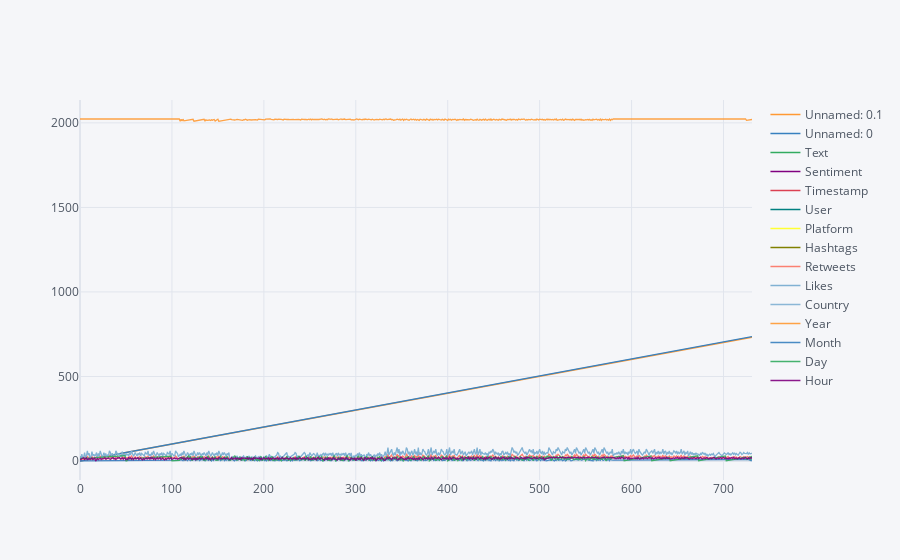

The notebook cell saved with this chart:
### Code cell
sent_data.iplot()

### Figure 1 — Plotly figure (JSON) as saved in the notebook; plotly's stock layout.template omitted (floating-point values rounded to 4 significant figures; data arrays with more than 128 entries replaced by an {"elided": "..."} marker saying what was removed)
{"data": [{"line": {"color": "rgba(255, 153, 51, 1.0)", "dash": "solid", "shape": "linear", "width": 1.3}, "mode": "lines", "name": "Unnamed: 0.1", "text": "", "type": "scatter", "x": {"elided": "732 int values"}, "y": {"elided": "732 int values"}}, {"line": {"color": "rgba(55, 128, 191, 1.0)", "dash": "solid", "shape": "linear", "width": 1.3}, "mode": "lines", "name": "Unnamed: 0", "text": "", "type": "scatter", "x": {"elided": "732 int values"}, "y": {"elided": "732 int values"}}, {"line": {"color": "rgba(50, 171, 96, 1.0)", "dash": "solid", "shape": "linear", "width": 1.3}, "mode": "lines", "name": "Text", "text": "", "type": "scatter", "x": {"elided": "732 int values"}, "y": {"elided": "732 str values"}}, {"line": {"color": "rgba(128, 0, 128, 1.0)", "dash": "solid", "shape": "linear", "width": 1.3}, "mode": "lines", "name": "Sentiment", "text": "", "type": "scatter", "x": {"elided": "732 int values"}, "y": {"elided": "732 str values"}}, {"line": {"color": "rgba(219, 64, 82, 1.0)", "dash": "solid", "shape": "linear", "width": 1.3}, "mode": "lines", "name": "Timestamp", "text": "", "type": "scatter", "x": {"elided": "732 int values"}, "y": {"elided": "732 str values"}}, {"line": {"color": "rgba(0, 128, 128, 1.0)", "dash": "solid", "shape": "linear", "width": 1.3}, "mode": "lines", "name": "User", "text": "", "type": "scatter", "x": {"elided": "732 int values"}, "y": {"elided": "732 str values"}}, {"line": {"color": "rgba(255, 255, 51, 1.0)", "dash": "solid", "shape": "linear", "width": 1.3}, "mode": "lines", "name": "Platform", "text": "", "type": "scatter", "x": {"elided": "732 int values"}, "y": {"elided": "732 str values"}}, {"line": {"color": "rgba(128, 128, 0, 1.0)", "dash": "solid", "shape": "linear", "width": 1.3}, "mode": "lines", "name": "Hashtags", "text": "", "type": "scatter", "x": {"elided": "732 int values"}, "y": {"elided": "732 str values"}}, {"line": {"color": "rgba(251, 128, 114, 1.0)", "dash": "solid", "shape": "linear", "width": 1.3}, "mode": "lines", "name": "Retweets", "text": "", "type": "scatter", "x": {"elided": "732 int values"}, "y": {"elided": "732 int values"}}, {"line": {"color": "rgba(128, 177, 211, 1.0)", "dash": "solid", "shape": "linear", "width": 1.3}, "mode": "lines", "name": "Likes", "text": "", "type": "scatter", "x": {"elided": "732 int values"}, "y": {"elided": "732 int values"}}, {"line": {"color": "rgba(128, 177, 211, 0.8999999999999999)", "dash": "solid", "shape": "linear", "width": 1.3}, "mode": "lines", "name": "Country", "text": "", "type": "scatter", "x": {"elided": "732 int values"}, "y": {"elided": "732 str values"}}, {"line": {"color": "rgba(255, 153, 51, 0.8999999999999999)", "dash": "solid", "shape": "linear", "width": 1.3}, "mode": "lines", "name": "Year", "text": "", "type": "scatter", "x": {"elided": "732 int values"}, "y": {"elided": "732 int values"}}, {"line": {"color": "rgba(55, 128, 191, 0.8999999999999999)", "dash": "solid", "shape": "linear", "width": 1.3}, "mode": "lines", "name": "Month", "text": "", "type": "scatter", "x": {"elided": "732 int values"}, "y": {"elided": "732 int values"}}, {"line": {"color": "rgba(50, 171, 96, 0.8999999999999999)", "dash": "solid", "shape": "linear", "width": 1.3}, "mode": "lines", "name": "Day", "text": "", "type": "scatter", "x": {"elided": "732 int values"}, "y": {"elided": "732 int values"}}, {"line": {"color": "rgba(128, 0, 128, 0.8999999999999999)", "dash": "solid", "shape": "linear", "width": 1.3}, "mode": "lines", "name": "Hour", "text": "", "type": "scatter", "x": {"elided": "732 int values"}, "y": {"elided": "732 int values"}}], "layout": {"legend": {"bgcolor": "#F5F6F9", "font": {"color": "#4D5663"}}, "paper_bgcolor": "#F5F6F9", "plot_bgcolor": "#F5F6F9", "title": {"font": {"color": "#4D5663"}}, "xaxis": {"gridcolor": "#E1E5ED", "showgrid": true, "tickfont": {"color": "#4D5663"}, "title": {"font": {"color": "#4D5663"}, "text": ""}, "zerolinecolor": "#E1E5ED"}, "yaxis": {"gridcolor": "#E1E5ED", "showgrid": true, "tickfont": {"color": "#4D5663"}, "title": {"font": {"color": "#4D5663"}, "text": ""}, "zerolinecolor": "#E1E5ED"}}}
